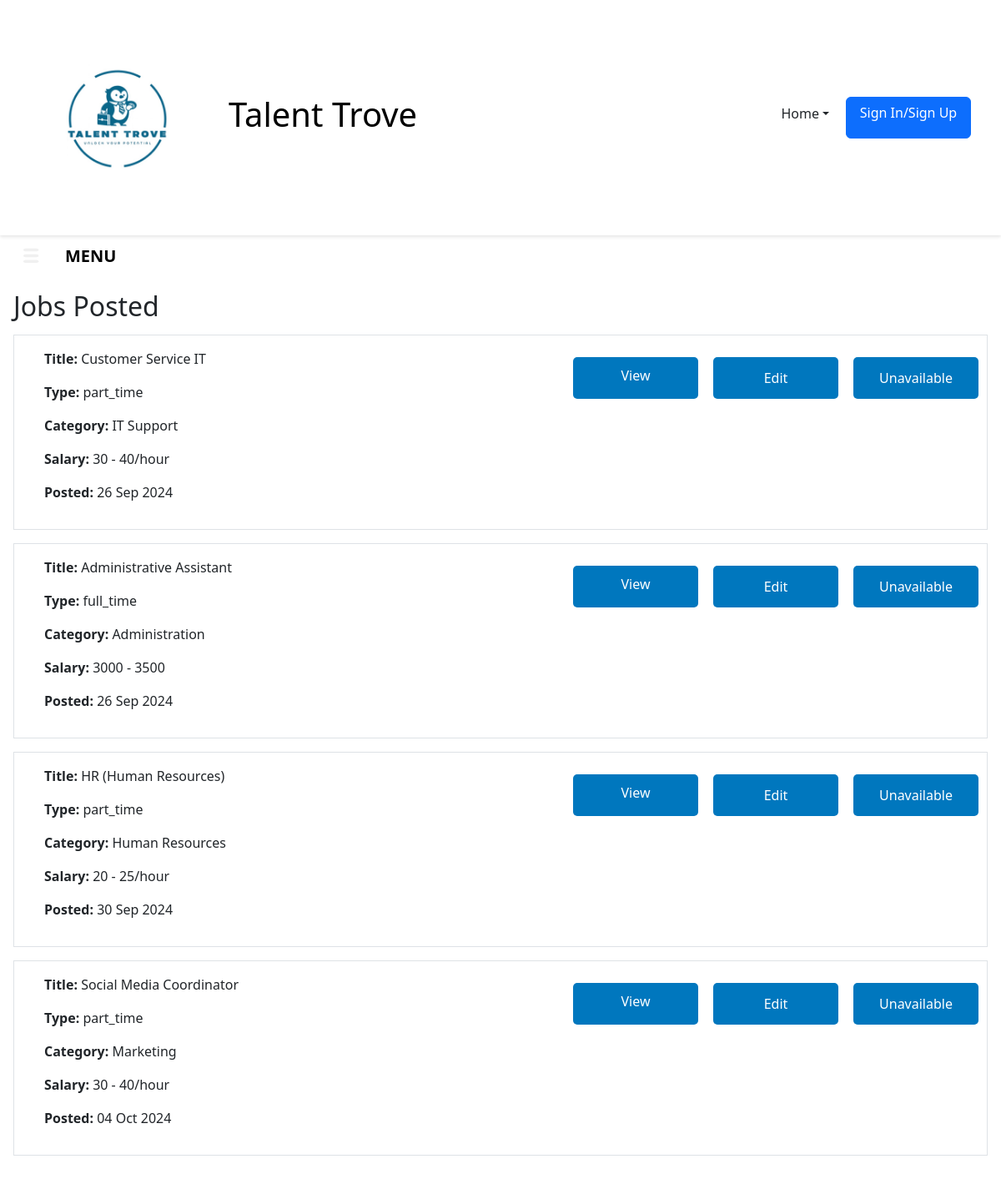
Screenshot of /JobsPosted.php (signed in) with the database file from the repository.
### tables this page shows
CREATE TABLE `job_listing` (
  `L_ID` int(11) NOT NULL,
  `E_ID` int(11) NOT NULL,
  `C_ID` int(11) NOT NULL,
  `Job_Name` varchar(100) NOT NULL,
  `Job_Type` text DEFAULT NULL,
  `Salary` text DEFAULT NULL,
  `Job_Responsibilities` text DEFAULT NULL,
  `Requirement` text DEFAULT NULL,
  `Add_On` text DEFAULT NULL,
  `status` enum('available','unavailable') NOT NULL DEFAULT 'available',
  `Created_at` timestamp NOT NULL DEFAULT current_timestamp(),
  `view_count` int(11) DEFAULT 0
);

CREATE TABLE `category` (
  `C_ID` int(11) NOT NULL,
  `C_Name` varchar(100) NOT NULL
);

### JobsPosted.php (the view, shortened to what this page needs)
<?php
$host = 'localhost';
$db = 'job_portal';
$user = 'root';
$pass = '';
$conn = new mysqli($host, $user, $pass, $db);
if (!isset($_SESSION['employer_id'])) {
    echo
    '<script>
    alert("Employer ID is not set in session.");
    window.location.href = "login.php";  // Redirect to login page
    </script>';
    exit();
} else {
    $employer_id = $_SESSION['employer_id'];
}
$job_posts = [];
$sql = "SELECT job_listing.L_ID, job_listing.Job_Name AS Title, category.C_Name AS Category,
        job_listing.Salary, job_listing.Job_Type, job_listing.Created_at
        FROM job_listing
        INNER JOIN category ON job_listing.C_ID = category.C_ID
        WHERE job_listing.E_ID = ? AND job_listing.status = 'available'";
$stmt = $conn->prepare($sql);
$stmt->bind_param("i", $employer_id);
$stmt->execute();
$result = $stmt->get_result();
if ($result && $result->num_rows > 0) {
    $job_posts = $result->fetch_all(MYSQLI_ASSOC);
}
?>
<!DOCTYPE html>
<html lang="en">
<head>
    <link rel="stylesheet" href="JobsPosted.css?v=1">
    <link href="https://cdn.jsdelivr.net/npm/bootstrap@5.3.3/dist/css/bootstrap.min.css" rel="stylesheet">
</head>
<body>
    <header class="d-flex align-items-center justify-content-between p-3">
        <div class="d-flex align-items-center">
            <img src="TT_logo.png" alt="Talent Trove Logo" class="logo me-2">
            <a class="site-name" href="index.php"><h1>Talent Trove</h1></a>
        </div>
        <nav class="d-flex justify-content-end">
            <ul class="navbar-nav">
                <li class="nav-item dropdown">
                    <a class="nav-link dropdown-toggle" href="#" role="button" data-bs-toggle="dropdown" aria-expanded="false">Home</a>
                </li>
            </ul>
            <ul class="d-flex">
                <li class="nav-item">
                    <a href="login.php" class="btn btn-primary" id="loginButton">Sign In/Sign Up</a>
                </li>
            </ul>
        </nav>
    </header>
    <button class="btn" onclick="openNav()">
        <span class="icon">
            <svg viewBox="0 0 175 80" width="40" height="40">
                <rect width="80" height="15" fill="#f0f0f0" rx="10"></rect>
                <rect y="30" width="80" height="15" fill="#f0f0f0" rx="10"></rect>
                <rect y="60" width="80" height="15" fill="#f0f0f0" rx="10"></rect>
            </svg>
        </span>
        <span class="text">MENU</span>
    </button>
    <div id="main" class="activity-section">
        <h2>Jobs Posted</h2>
    <div id="jobs-posted" class="tab-content">
        <?php if (!empty($job_posts)): ?>
            <?php foreach ($job_posts as $row): ?>
                <div class="job-post border p-3 mb-3">
                    <div class="job-info">
                        <p><strong>Title:</strong> <?php echo htmlspecialchars($row['Title']); ?></p>
                        <p><strong>Type:</strong> <?php echo htmlspecialchars($row['Job_Type']); ?></p>
                        <p><strong>Category:</strong> <?php echo htmlspecialchars($row['Category']); ?></p>
                        <p><strong>Salary:</strong> <?php echo htmlspecialchars($row['Salary']); ?></p>
                        <p><strong>Posted:</strong> <?php echo date('d M Y', strtotime($row['Created_at'])); ?></p>
                    </div>
                    <div class="job-actions mt-3">
                        <a href="view_job.php?L_ID=<?php echo $row['L_ID']; ?>" class="btn btn-info me-2">View</a>
                        <button onclick="editJob(<?php echo $row['L_ID']; ?>)" class="btn btn-warning me-2">Edit</button>
                        <form method="POST" onsubmit="return confirm('Are you sure you want to remove this job?');" style="display:inline;">
                            <button type="submit" class="btn btn-danger">Unavailable</button>
                        </form>
                    </div>
                </div>
            <?php endforeach; ?>
        <?php else: ?>
            <p>No jobs posted yet.</p>
        <?php endif; ?>
    </div>
    </div>
</body>
</html>

### JobsPosted.css (style rules this page uses)
body { font-family: Arial, sans-serif; margin: 0; padding: 0; }
header { background-color: #fff; box-shadow: 0 2px 4px rgba(0, 0, 0, 0.1); display: flex; justify-content: space-between; align-items: center; padding: 1rem 5%; }
.logo { width: 250px; height: auto; }
.site-name { text-decoration: none; color: black; }
nav { flex-grow: 1; display: flex; justify-content: center; }
nav ul { list-style-type: none; display: flex; margin: 0; padding: 0; }
nav ul li { margin-right: 20px; }
nav ul li a { text-decoration: none; color: #333; }
.dropdown-toggle { display: flex; align-items: center; background-color: transparent; border: none; cursor: pointer; }
.dropdown { position: relative; display: inline-block; }
.activity-section { padding: 2em; }
.job-post { position: relative; margin-top: 20px; }
#jobs-posted { position: relative; z-index: 1; }
.job-post, .applicant { display: flex; align-items: center; margin: 15px 0; padding: 0.5em; border: 5px solid #0077beb3; position: relative; }
.job-info, .applicant-info { margin-left: 20px; }
.job-actions { position: absolute; top: 10px; right: 10px; display: flex; gap: 10px; }
.job-actions button { background-color: #0077be; color: white; border: none; padding: 10px 20px; border-radius: 5px; cursor: pointer; transition: background-color 0.3s ease; }
#main { transition: margin-left .5s; padding: 16px; }
.btn { width: 150px; height: 50px; border-radius: 5px; border: none; transition: all 0.5s ease-in-out; font-size: 20px; font-family: Verdana, Geneva, Tahoma, sans-serif; font-weight: 600; display: flex; align-items: center; background: #040f16; color: #f5f5f5; position: relative; }
.btn .icon { position: absolute; height: 40px; width: 70px; display: flex; justify-content: center; align-items: center; transition: all 0.5s; top: 50%; transform: translateY(-50%); }
.btn .text { margin-left: 10px; display: flex; align-items: center; transition: opacity 0.5s; transform: translateX(55px); }
.text { font-size: 20px; color: black; font-weight: bold; }
.job-actions a.btn-info { background-color: #0077be; color: white; border: none; padding: 10px 20px; border-radius: 5px; cursor: pointer; text-decoration: none; transition: background-color 0.3s ease; }

### rows the page displays
job_listing: Job_Name "Customer Service IT", Job_Type "part_time", C_ID.C_Name "IT Support", Salary "30 - 40/hour", Created_at "26 Sep 2024"
job_listing: Job_Name "Administrative Assistant", Job_Type "full_time", C_ID.C_Name "Administration", Salary "3000 - 3500", Created_at "26 Sep 2024"
job_listing: Job_Name "HR (Human Resources)", Job_Type "part_time", C_ID.C_Name "Human Resources", Salary "20 - 25/hour", Created_at "30 Sep 2024"
job_listing: Job_Name "Social Media Coordinator", Job_Type "part_time", C_ID.C_Name "Marketing", Salary "30 - 40/hour", Created_at "04 Oct 2024"
